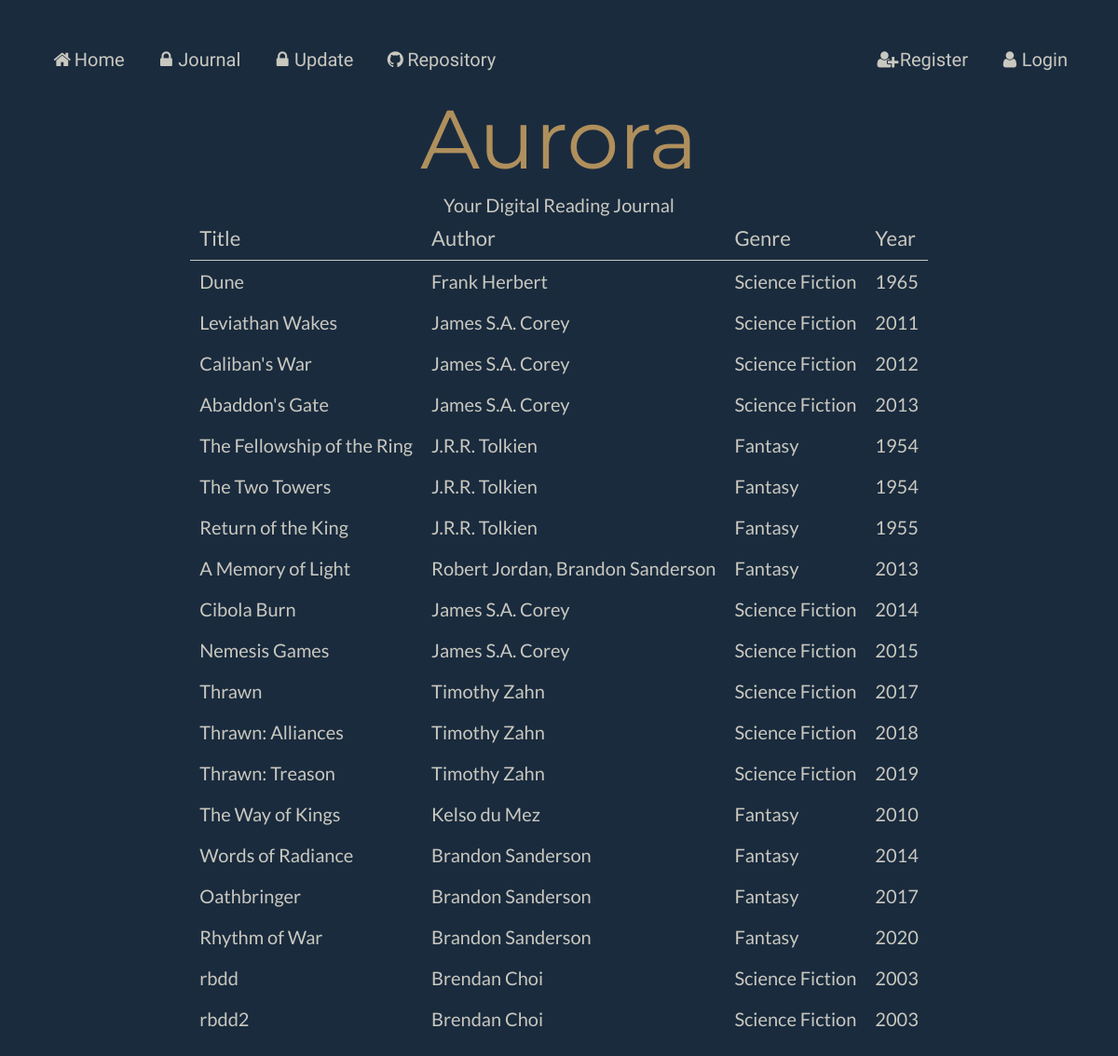
/allbooks, run on the app's committed database.
### models.py (models this page shows)
class Books (db.Model):
    __tablename__ = "Books"
    bookid = db.Column(db.Integer, primary_key=True)
    title = db.Column(db.String(80))
    sypnosis = db.Column(db.String(80))
    year = db.Column(db.String(80))
    authors = db.relationship("Authors", secondary=BooksAuthors, back_populates="books")
    users = db.relationship("Users", secondary=BooksUsers, back_populates="books")
    genres = db.relationship("Genres", secondary=BooksGenres, back_populates="books")

### main.py (the view)
@app.route('/allbooks') #This page simply displays all books, it will be replaced eventually by one that is user-specific.
def allbooks():
    book = models.Books.query.all()
    return render_template("allbooks.html", book=book)

### main.py (called while the page is built)
@app.context_processor
def add_current_user():
    if session.get('user'): # if a user is logged in
        return dict(current_user=models.Users.query.get(session['user'])) # current user is equal to userinfo of user session
    return dict(current_user=None) # otherwise current user is none

### templates/allbooks.html (shortened to what this page needs)
{% extends "layout.html" %}
{% block content %}
<table id="books">
        <tr>
            <th colspan = 1>Title</th>
            <th colspan = 1>Author</th>
            <th colspan = 1>Genre</th>
            <th colspan = 1>Year</th>
        </tr>
    {% for book in book %}
        <tr>
            <td> <a href="/book/{{ book.title }}"> {{ book.title }} </a></td>
            <td> <a href="/author/{{ book.authors|map(attribute='name')|join(', ') }}">{{ book.authors|map(attribute="name")|join(", ") }}</a></td>
            <td> <a href="/genre/{{ book.genres|map(attribute='name')|join(', ') }}"> {{ book.genres|map(attribute="name")|join(", ") }}</a></td>
            <td>{{ book.year }}</td>
        </tr>
    {% endfor %}
</table>
{% endblock %}

### templates/layout.html (shortened to what this page needs)
<!DOCTYPE html>
<html lang='en'>
    <head>
        <link rel="stylesheet" href="/static/styles.css">
        <link rel="stylesheet" href="https://cdnjs.cloudflare.com/ajax/libs/font-awesome/4.7.0/css/font-awesome.min.css">
    </head>
    <body>
        {% include "nav.html" %}
        <header>Aurora</header>
        <subhead>Your Digital Reading Journal</subhead>
        {% block content %}{% endblock %}
    </body>
</html>

### templates/nav.html
<nav>
    <ul>
        <li><a href="/"><i class="fa fa-fw fa-home"></i>Home</a></li>
        {% if current_user %}
        <li><a href="/journal"><i class="fa fa-fw fa-book"></i>Journal</a></li>
        <li><a href="/update"><i class="fa fa-fw fa-pencil"></i>Update</a></li>
        {% else %}
        <li><a href="/"><i class="fa fa-fw fa-lock"></i>Journal</a></li>
        <li><a href="/"><i class="fa fa-fw fa-lock"></i>Update</a></li>
        {% endif %}
        <li><a href="https://github.com/StephenHuang17253/aurora"><i class="fa fa-fw fa-github"></i>Repository</a></li>
        {% if current_user %}
        <li><a href="/logout"><i class="fa fa-fw fa-user-o"></i>Logout</a></li>
        <li><a><i class="fa fa-fw fa-user-circle"></i>Logged in as {{current_user.username}}</a></li>
        {% else %}
        <li><a href="/login"><i class="fa fa-fw fa-user"></i>Login</a></li>
        <li><a href="/signup"><i class="fa fa-fw fa-user-plus"></i>Register</a></li>
        {% endif %}
    </ul>
</nav>

### static/styles.css (style rules this page uses)
:root { --bg-color: #1a2b3e; --main-color: #af8f5c; --sub-color: #3a506c; --text-color: #c9c8bf; --font-aurora: "Montserrat"; --font-header: "Montserrat"; --font-body: "Lato"; --font-nav: "Julius Sans One"; }
body { font-family: var(--font-body); color: var(--text-color) ; font-size: 20px; background-color: var(--bg-color); padding: 30px; text-align: center; }
header { font-family: var(--font-aurora); color: var(--main-color) ; font-size: 445%; padding: 5px; }
subhead { font-family: var(--font-body); padding: 10px; }
ul { list-style-type: none; margin: 0; padding: 0; overflow: hidden; font-family: var(--font-nav); }
li { float: left; }
li a { display: block; color: var(--text-color); text-align: center; padding: 14px 16px; text-decoration: none; }
li:nth-child(5) { float: right; }
li:last-child { float: right; }
table { border-collapse: collapse; margin: auto; text-align: left; }
th, td { text-align: left; padding: 10px; }
tr { text-align: left; }
th { font-family: var(--font-body);; font-weight: normal; font-size: 110%; color: var(--text-color); border-bottom: thin solid var(--text-color); }
a:link { color: var(--text-color); background-color: transparent; text-decoration: none; cursor: pointer; }

### data on the page
Books: title "Dune", authors|map "Frank Herbert", genres|map "Science Fiction", year "1965"
Books: title "Leviathan Wakes", authors|map "James S.A. Corey", genres|map "Science Fiction", year "2011"
Books: title "Caliban's War", authors|map "James S.A. Corey", genres|map "Science Fiction", year "2012"
Books: title "Abaddon's Gate", authors|map "James S.A. Corey", genres|map "Science Fiction", year "2013"
Books: title "The Fellowship of the Ring", authors|map "J.R.R. Tolkien", genres|map "Fantasy", year "1954"
Books: title "The Two Towers", authors|map "J.R.R. Tolkien", genres|map "Fantasy", year "1954"
Books: title "Return of the King", authors|map "J.R.R. Tolkien", genres|map "Fantasy", year "1955"
Books: title "A Memory of Light", authors|map "Robert Jordan, Brandon Sanderson", genres|map "Fantasy", year "2013"
Books: title "Cibola Burn", authors|map "James S.A. Corey", genres|map "Science Fiction", year "2014"
Books: title "Nemesis Games", authors|map "James S.A. Corey", genres|map "Science Fiction", year "2015"
Books: title "Thrawn", authors|map "Timothy Zahn", genres|map "Science Fiction", year "2017"
Books: title "Thrawn: Alliances", authors|map "Timothy Zahn", genres|map "Science Fiction", year "2018"
Books: title "Thrawn: Treason", authors|map "Timothy Zahn", genres|map "Science Fiction", year "2019"
Books: title "The Way of Kings", authors|map "Kelso du Mez", genres|map "Fantasy", year "2010"
Books: title "Words of Radiance", authors|map "Brandon Sanderson", genres|map "Fantasy", year "2014"
Books: title "Oathbringer", authors|map "Brandon Sanderson", genres|map "Fantasy", year "2017"
Books: title "Rhythm of War", authors|map "Brandon Sanderson", genres|map "Fantasy", year "2020"
Books: title "rbdd", authors|map "Brendan Choi", genres|map "Science Fiction", year "2003"
Books: title "rbdd2", authors|map "Brendan Choi", genres|map "Science Fiction", year "2003"
